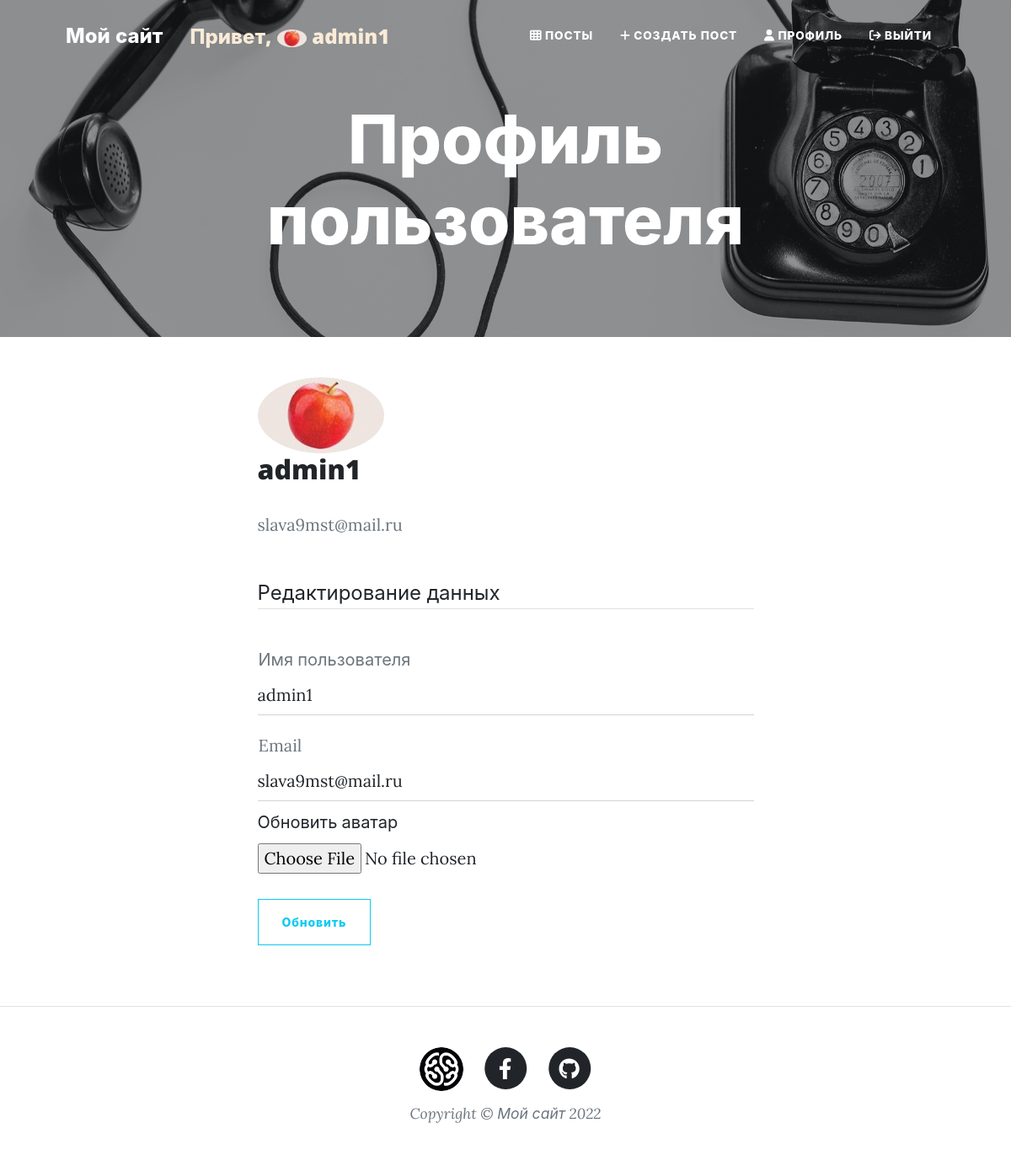
Page /account (signed in) on the committed database.
### first_flask_project/models.py (models this page shows, shortened)
class User(db.Model, UserMixin):
    id = db.Column(db.Integer, primary_key=True)
    username = db.Column(db.String(30), unique=True, nullable=False)
    email = db.Column(db.String(120), unique=True, nullable=False)
    avatar_image = db.Column(db.String(30), nullable=False,
                             default='default.png')
    password = db.Column(db.String(60), nullable=False)
    posts = db.relationship('Post', backref='author', lazy=True)

### first_flask_project/users/routes.py (the view)
@users.route("/account", methods=['GET', 'POST'])
@login_required
def account():
    form = UpdateAccountForm()
    if form.validate_on_submit():
        if form.picture.data:
            picture_file = save_picture(form.picture.data)
            current_user.avatar_image = picture_file
        current_user.username = form.username.data
        current_user.email = form.email.data
        db.session.commit()
        flash('Ваш аккаунт был обновлен!', 'success')
        return redirect(url_for('users.account'))
    elif request.method == 'GET':
        form.username.data = current_user.username
        form.email.data = current_user.email
        page = request.args.get('page', 1, type=int)
        user = User.query.filter_by(username=form.username.data).first_or_404()
        posts = Post.query.filter_by(author=user) \
            .order_by(Post.created.desc()) \
            .paginate(page=page, per_page=5)
    avatar_image = url_for('static', filename='profile_pics/' +
                                              current_user.avatar_image)
    return render_template('account.html', title='Аккаунт',
                           avatar_image=avatar_image, form=form, posts=posts,
                           user=user)

### first_flask_project/users/forms.py (shortened to what this page needs)
class UpdateAccountForm(FlaskForm):
    username = StringField('Имя пользователя',
                           validators=[DataRequired(), Length(min=2, max=20)])
    email = StringField('Email',
                        validators=[DataRequired(), Email()])
    picture = FileField('Обновить аватар',
                        validators=[FileAllowed(['jpg', 'png'])])
    submit = SubmitField('Обновить')

### first_flask_project/models.py (called while the page is built)
@login_manager.user_loader
def load_user(user_id):
    return User.query.get(int(user_id))

### first_flask_project/templates/account.html (shortened to what this page needs)
{% extends "register.html" %}
{% block header %}
    {% include 'includes/header_account.html' %}
{% endblock header %}
{% block content %}
    {% include 'includes/content_account.html' %}
{% endblock content %}

### first_flask_project/templates/includes/navbar.html (shortened to what this page needs)
<nav class="navbar navbar-expand-lg navbar-light" id="mainNav">
    <div class="container px-4 px-lg-5">
        <a class="navbar-brand" href="/home">Мой сайт</a>
        {% if current_user.is_authenticated %}
            <h4 style="margin-top: 10px; color: antiquewhite;">
                Привет, <img class="rounded-circle account-img"
                                     src="{{ url_for('static', filename='profile_pics/' + current_user.avatar_image) }}"
                                     style="width: 10%;">
                {{ current_user.username }}
            </h4>
        {% endif %}
        <div class="collapse navbar-collapse" id="navbarResponsive">
            <ul class="navbar-nav ms-auto py-4 py-lg-0">
                {% if current_user.is_authenticated %}
                    <li class="nav-item">
                        <a class="nav-link px-lg-3 py-3 py-lg-4"
                           href="{{url_for('posts.allpost') }}"
                           style="font-size: 0.85rem;">
                            <i class="fa fa-th"></i>
                            Посты
                        </a>
                    </li>
                    <li class="nav-item">
                        <a class="nav-link px-lg-3 py-3 py-lg-4"
                           href="{{url_for('posts.new_post') }}"
                           style="font-size: 0.85rem;">
                            <i class="fa fa-plus"></i>
                            Создать пост
                        </a>
                    </li>
                    <li class="nav-item">
                        <a class="nav-link px-lg-3 py-3 py-lg-4"
                           href="{{url_for('users.account') }}"
                           style="font-size: 0.85rem;">
                            <i class="fa fa-user"></i>
                            Профиль
                        </a>
                    </li>
                    <li class="nav-item">
                        <a class="nav-link px-lg-3 py-3 py-lg-4"
                           href="{{ url_for('users.logout') }}"
                           style="font-size: 0.85rem;">
                            <i class="fa fa-sign-out"></i>
                            Выйти
                        </a>
                    </li>
                {% endif %}
            </ul>
        </div>
    </div>
</nav>

### first_flask_project/templates/includes/content_account.html (shortened to what this page needs)
<main class="mb-4">
    <div class="container px-4 px-lg-5">
        <div class="row gx-4 gx-lg-5 justify-content-center">
            <div class="col-md-10 col-lg-8 col-xl-7">
                <div class="media">
                    <img class="rounded-circle account-img" src="{{ avatar_image }}">
                    <div class="media-body">
                        <h2 class="account-heading">
                            {{ current_user.username }}
                        </h2>
                        <p class="text-secondary">
                            {{ current_user.email }}
                        </p>
                    </div>
                </div>
                <div class="my-5">
                <form enctype="multipart/form-data"
                      method="POST">
                    <legend class="border-bottom mb-4">
                        Редактирование данных
                    </legend>
                    <div class="form-floating">
                        {{ form.username.label(class="form-control-label") }}
                        <br>
                        {% if form.username.errors %}
                            {{ form.username(class="form-control form-control-lg is-invalid") }}
                            <div class="invalid-feedback">
                                {% for error in form.username.errors %}
                                    <span>{{ error }}</span>
                                {% endfor %}
                            </div>
                        {% else %}
                            {{ form.username(class="form-control form-control-lg") }}
                        {% endif %}
                    </div>
                    <div class="form-floating">
                        {{ form.email.label(class="form-control-label") }}
                        <br>
                        {% if form.email.errors %}
                            {{ form.email(class="form-control form-control-lg is-invalid") }}
                            <div class="invalid-feedback">
                                An email is required.
                            </div>
                            <div class="invalid-feedback">
                                {% for error in form.email.errors %}
                                    <span>{{ error }}</span>
                                {% endfor %}
                            </div>
                        {% else %}
                            {{ form.email(class="form-control form-control-lg") }}
                        {% endif %}
                    </div>
                    {{ form.picture.label(style="margin: 10px 0px;") }}
                    <div class="form-floating">
                        {{ form.picture(class="form-control-file") }}
                    </div>
                    <br />
                    <div class="form-group">
                        {{ form.submit(class="btn btn-outline-info") }}
                    </div>
                </form>
                </div>
            </div>
        </div>
    </div>
</main>

### rows in the picture
User: avatar_image (picture), username "admin1", email "slava9mst@mail.ru"
